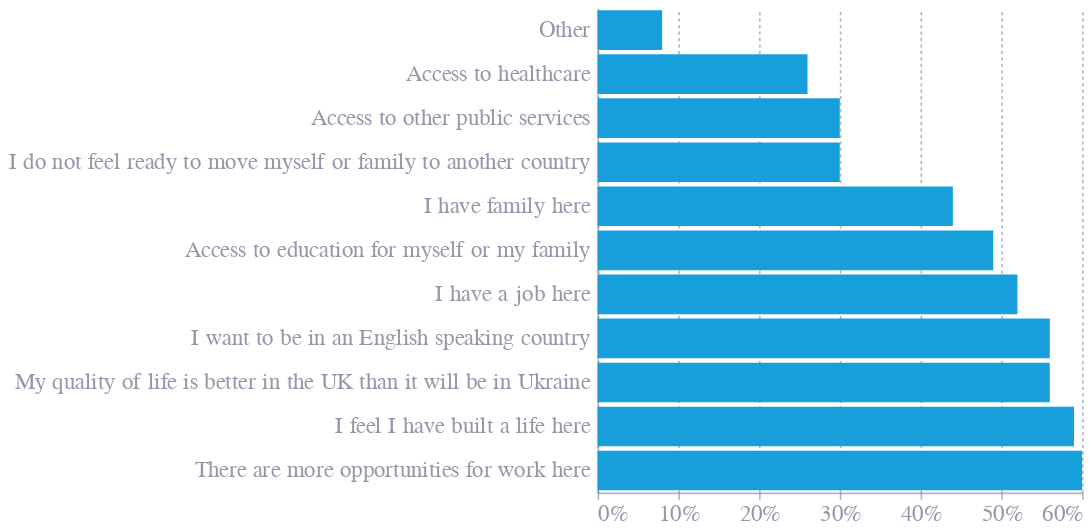

Source (notebook cell):
### Code cell
chart3 = alt.Chart(fig3).mark_bar().encode(
    x=alt.X('%', axis=alt.Axis(format='%', labelFontSize=14)),
    y=alt.Y('Reasons to remain in the UK:N', sort='x', axis=alt.Axis(labelLimit=500, labelFontSize=14)),
    detail=alt.Detail('Reasons to remain in the UK:N'),
    tooltip=[
        alt.Tooltip('Reasons to remain in the UK:N', title='Reason'),
        alt.Tooltip('%:Q', title='Percentage', format='.0%')]
).properties(
    width=300,
    height=300)

chart3

### Figure 1 — Vega-Lite specification as saved in the notebook (floating-point values rounded to 4 significant figures)
{"config": {"font": "Circular Std", "text": {"color": "#676A86", "align": "left", "baseline": "middle", "dx": 7, "dy": 0, "fontSize": 11}, "view": {"stroke": null, "continuousWidth": 400, "continuousHeight": 300, "discreteWidth": 400, "discreteHeight": 300}, "range": {"category": ["#36B7B4", "#E6224B", "#F4C245", "#0063AF", "#00A767", "#179FDB", "#EB5C2E"], "diverging": ["#E6224B", "#E54753", "#C9C9C9", "#179FDB", "#122B39"], "heatmap": ["#C9C9C9", "#179FDB", "#0063AF", "#122B39"], "ordinal": ["#00A767", "#36B7B4", "#179FDB", "#0063AF", "#243B5A"]}, "bar": {"color": "#179fdb"}, "line": {"color": "#e6224b"}, "rule": {"color": "#676A86"}, "area": {"opacity": 0.3}, "point": {"filled": true, "size": 80, "color": "#e6224b", "opacity": 0.95}, "geoshape": {"stroke": "white", "strokeWidth": 0.3}, "rect": {"fill": "#d6d4d4", "opacity": 0.3}, "axis": {"labelColor": "#676A86", "labelFontSize": 11, "labelFont": "Circular Std", "labelOpacity": 0.7, "tickColor": "#676A86", "tickOpacity": 0.5, "domainColor": "#676A86", "domainOpacity": 0.5, "gridColor": "#676A86", "gridDash": [2, 2], "gridOpacity": 0.5, "title": null, "titleColor": "#676A86", "titleOpacity": 0.8, "tickSize": 4}, "axisXDiscrete": {"grid": false, "labelAngle": 0, "tickCount": 10, "tickOpacity": 0.5, "title": null}, "axisYDiscrete": {"ticks": false, "labelPadding": 5}, "axisXTemporal": {"grid": false, "ticks": true}, "axisXQuantitative": {"grid": true}, "axisYQuantitative": {"gridColor": "#676A86", "gridDash": [1, 5], "gridOpacity": 0.5, "ticks": false, "labelPadding": 5, "tickCount": 8, "titleAngle": 0, "titleAlign": "left", "titleBaseline": "bottom", "titleX": 0, "titleY": -5}, "title": {"color": "#676A86E6", "subtitleColor": "#676A86", "font": "Circular Std", "subtitleFont": "Circular Std", "anchor": "start", "fontSize": 14, "subtitleFontSize": 12, "subtitlePadding": 4, "offset": 0, "frame": "group"}, "legend": {"titleColor": "#122b39", "title": null, "labelColor": "#122b39", "labelFontSize": 11}}, "data": {"name": "data-50ae4b76075a22fcd6ff0dfc7ed5b2d6"}, "mark": {"type": "bar"}, "encoding": {"detail": {"field": "Reasons to remain in the UK", "type": "nominal"}, "tooltip": [{"field": "Reasons to remain in the UK", "title": "Reason", "type": "nominal"}, {"field": "%", "format": ".0%", "title": "Percentage", "type": "quantitative"}], "x": {"axis": {"format": "%", "labelFontSize": 14}, "field": "%", "type": "quantitative"}, "y": {"axis": {"labelFontSize": 14, "labelLimit": 500}, "field": "Reasons to remain in the UK", "sort": "x", "type": "nominal"}}, "height": 300, "width": 300, "$schema": "https://vega.github.io/schema/vega-lite/v5.20.1.json", "datasets": {"data-50ae4b76075a22fcd6ff0dfc7ed5b2d6": [{"Reasons to remain in the UK": "Other", "%": 0.08}, {"Reasons to remain in the UK": "Access to healthcare", "%": 0.26}, {"Reasons to remain in the UK": "Access to other public services", "%": 0.3}, {"Reasons to remain in the UK": "I do not feel ready to move myself or family to another country", "%": 0.3}, {"Reasons to remain in the UK": "I have family here", "%": 0.44}, {"Reasons to remain in the UK": "Access to education for myself or my family", "%": 0.49}, {"Reasons to remain in the UK": "I have a job here", "%": 0.52}, {"Reasons to remain in the UK": "I want to be in an English speaking country", "%": 0.56}, {"Reasons to remain in the UK": "My quality of life is better in the UK than it will be in Ukraine", "%": 0.56}, {"Reasons to remain in the UK": "I feel I have built a life here", "%": 0.59}, {"Reasons to remain in the UK": "There are more opportunities for work here", "%": 0.6}]}}
